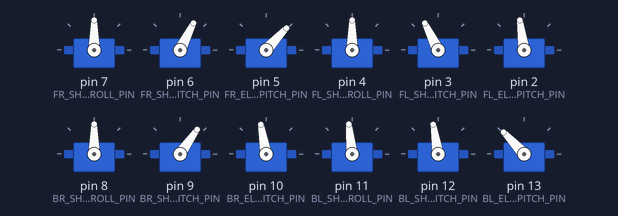
Bench run of a sketch on a simulated Arduino Uno, built with avr-gcc and run on an emulated ATmega328P. Shown: 12 × servo.

Above: at 2.05 s.
At 2.75 s:
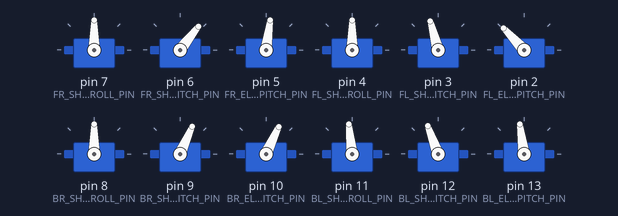
Timing chart, 0 to 5.0 s (numbered marks = the images above):
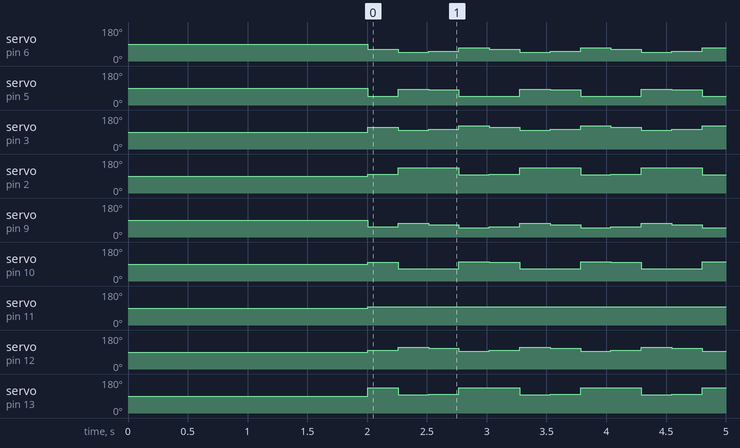

The sketch:

dog.ino
```cpp
#include "Quadruped.h"

Quadruped* quadruped;

void setup() {
  Serial.begin(9600);
  quadruped = new Quadruped();
}

void loop() {
  quadruped->walk();
}
```

Constants.h
```cpp
#ifndef CONSTANTS_H
#define CONSTANTS_H

const int FR_SHOULDER_ROLL_PIN = 7;
const int FR_SHOULDER_PITCH_PIN = 6;
const int FR_ELBOW_PITCH_PIN = 5;

const int FL_SHOULDER_ROLL_PIN = 4;
const int FL_SHOULDER_PITCH_PIN = 3;
const int FL_ELBOW_PITCH_PIN = 2;

const int BR_SHOULDER_ROLL_PIN = 8;
const int BR_SHOULDER_PITCH_PIN = 9;
const int BR_ELBOW_PITCH_PIN = 10;

const int BL_SHOULDER_ROLL_PIN = 11;
const int BL_SHOULDER_PITCH_PIN = 12;
const int BL_ELBOW_PITCH_PIN = 13;

const double UPPER_LEG = 60;
const double LOWER_LEG = 60;

#endif
```

Gait.cpp
```cpp
#include "Gait.h"

Gait::Gait(int motion) {
  set_gait(motion);
}

void Gait::set_gait(int motion) {
  switch (motion) {
    case FORWARD:
      for (int i = 0; i < 4; i++) {
        gait_1[i] = FORWARD_1[i];
        gait_2[i] = FORWARD_2[i];
      }
      break;
    case BACKWARD:
      for (int i = 0; i < 4; i++) {
        gait_1[i] = BACKWARD_1[i];
        gait_2[i] = BACKWARD_2[i];
      }
      break;
    case RIGHT:
      for (int i = 0; i < 4; i++) {
        gait_1[i] = RIGHT_1[i];
        gait_2[i] = RIGHT_2[i];
      }
      break;
    case LEFT:
      for (int i = 0; i < 4; i++) {
        gait_1[i] = LEFT_1[i];
        gait_2[i] = LEFT_2[i];
      }
      break;
  }
}
```

Gait.h
```cpp
#ifndef GAIT_H_
#define GAIT_H_

#include "Point.h"

const Point FORWARD_1[4]= {Point(0, 110, 0), Point(0, 90, 0), Point(10, 90, 0), Point(10, 110, 0)};
const Point FORWARD_2[4]= {Point(10, 90, 0), Point(10, 110, 0), Point(0, 110, 0), Point(0, 90, 0)};

const Point BACKWARD_1[4]= {Point(0, 95, 0), Point(0, 75, 0), Point(-20, 75, 0), Point(-20, 95, 0)};
const Point BACKWARD_2[4]= {Point(-20, 75, 0), Point(-20, 95, 0), Point(0, 95, 0), Point(0, 75, 0)};

const Point RIGHT_1[4]= {Point(0, 95, 0), Point(0, 75, 0), Point(0, 75, 20), Point(0, 95, 20)};
const Point RIGHT_2[4]= {Point(0, 75, -20), Point(0, 95, -20), Point(0, 95, 0), Point(0, 75, 0)};

const Point LEFT_1[4]= {Point(0, 95, 0), Point(0, 75, 0), Point(20, 75, 0), Point(20, 95, 0)};
const Point LEFT_2[4]= {Point(20, 75, 0), Point(20, 95, 0), Point(0, 95, 0), Point(0, 75, 0)};

class Gait {
  public:
    Gait(int motion);
    Point gait_1[4];
    Point gait_2[4];
    void set_gait(int motion);
};

enum motion {
  FORWARD,
  BACKWARD,
  LEFT,
  RIGHT
};

#endif
```

Leg.cpp
```cpp
#include "Leg.h"
#include <math.h>

#define DELAY 500

double to_degrees(double radians) {
  return radians * (180.0 / M_PI);
}

Leg::Leg(int shoulder_roll, int shoulder_pitch, int elbow_pitch) {
  this->shoulder_roll.attach(shoulder_roll);
  this->shoulder_pitch.attach(shoulder_pitch);
  this->elbow_pitch.attach(elbow_pitch);

  this->shoulder_roll.write(90);
  this->shoulder_pitch.write(90);
  this->elbow_pitch.write(90);
  delay(DELAY);
}

void Leg::set_inverted(bool inverted) {
  this->inverted = inverted;
}

void Leg::set_offsets(int shoulder_roll, int shoulder_pitch, int elbow_pitch) {
  this->shoulder_roll_offset = shoulder_roll;
  this->shoulder_pitch_offset = shoulder_pitch;
  this->elbow_pitch_offset = elbow_pitch;
}

void Leg::set_position(Point setpoint) {
  double hypot = sqrt(pow(setpoint.get_x(),2) + pow(setpoint.get_y(), 2));
  double phi = acos((pow(hypot, 2) - pow(UPPER_LEG, 2) - pow(LOWER_LEG, 2)) / (-2 * UPPER_LEG * LOWER_LEG));
  double theta = asin((LOWER_LEG * sin(phi)) / hypot) - atan2(setpoint.get_x(), setpoint.get_y());
  double gamma = atan2(setpoint.get_z(), setpoint.get_y());

  if (!inverted) {
    elbow_pitch.write(int(round(to_degrees(M_PI - phi))) + elbow_pitch_offset);
    shoulder_pitch.write(int(round(to_degrees((M_PI / 2) - theta))) + shoulder_pitch_offset);
    shoulder_roll.write(int(round(to_degrees((M_PI / 2) - gamma) + shoulder_roll_offset)));
  } else {
    elbow_pitch.write(int(round(to_degrees(phi))) + elbow_pitch_offset);
    shoulder_pitch.write(int(round(to_degrees((M_PI / 2) + theta))) + shoulder_pitch_offset);
    shoulder_roll.write(int(round(to_degrees((M_PI / 2) + gamma) + shoulder_roll_offset)));
  }

}
```

Leg.h
```cpp
#ifndef LEG_H_
#define LEG_H_

#include <Arduino.h>
#include <Servo.h>
#include "Constants.h"
#include "Point.h"

class Leg {
  public:
    Leg(int shoulder_roll, int shoulder_pitch, int elbow_pitch);
    void set_position(Point setpoint);
    void set_inverted(bool inverted = false);
    void set_offsets(int shoulder_roll = 0, int shoulder_pitch = 0, int elbow_pitch = 0);
    Servo shoulder_roll;
    Servo shoulder_pitch;
    Servo elbow_pitch;

  private:
    bool inverted = false;
    int shoulder_roll_offset = 0;
    int shoulder_pitch_offset = 0;
    int elbow_pitch_offset = 0;
};

#endif
```

Point.cpp
```cpp
#include "Point.h"

using namespace std;

Point::Point(double x, double y, double z) : x(x), y(y), z(z)
{}

double Point::get_x() const {
	return x;
}

double Point::get_y() const {
	return y;
}

double Point::get_z() const {
  return z;
}
```

Point.h
```cpp
#ifndef POINT_H_
#define POINT_H_

class Point {
  public:
    Point(const double x = 0, const double y = 95, const double z = 0);
    double get_x() const;
    double get_y() const;
    double get_z() const;

  private:
    double x;
    double y;
    double z;
};

#endif
```

Quadruped.cpp
```cpp
#include "Quadruped.h"

Quadruped::Quadruped() {
  front_right = new Leg(FR_SHOULDER_ROLL_PIN, FR_SHOULDER_PITCH_PIN, FR_ELBOW_PITCH_PIN);
  front_left = new Leg(FL_SHOULDER_ROLL_PIN, FL_SHOULDER_PITCH_PIN, FL_ELBOW_PITCH_PIN);
  back_right = new Leg(BR_SHOULDER_ROLL_PIN, BR_SHOULDER_PITCH_PIN, BR_ELBOW_PITCH_PIN);
  back_left = new Leg(BL_SHOULDER_ROLL_PIN, BL_SHOULDER_PITCH_PIN, BL_ELBOW_PITCH_PIN);

  front_left->set_inverted(true);
  back_left->set_inverted(true);

  front_right->set_offsets(0, -3, 0);
  front_left->set_offsets(0, -9, 0);
  back_right->set_offsets(0, 0, 18);
  back_left->set_offsets(6, -15, 0);


  gait = new Gait(FORWARD);
}

void Quadruped::walk() {
  for(int i = 0; i < 4; i++) {
    front_right->set_position(gait->gait_1[i]);
    front_left->set_position(gait->gait_2[i]);
    back_right->set_position(gait->gait_2[i]);
    back_left->set_position(gait->gait_1[i]);
    delay(250);
  }
}
```

Quadruped.h
```cpp
#ifndef QUADRUPED_H_
#define QUADRUPED_H_

#include <Arduino.h>
#include <Servo.h>
#include "Gait.h"
#include "Leg.h"

class Quadruped {
  public:
    Quadruped();
    Gait* gait;
    void walk();

  private:
    Leg* front_right;
    Leg* front_left;
    Leg* back_right;
    Leg* back_left;
};

#endif
```

Measured:
- by itself, servo on pin 6 (FR_SHOULDER_PITCH_PIN): repeats every 1.0 s: 46° 0.25 s, 52° 0.25 s, 69° 0.25 s, 63° 0.25 s
- by itself, servo on pin 5 (FR_ELBOW_PITCH_PIN): repeats every 1.0 s: 83° 0.25 s, 82° 0.25 s, 46° 0.25 s, 47° 0.25 s
- by itself, servo on pin 3 (FL_SHOULDER_PITCH_PIN): repeats every 1.0 s: 99° 0.25 s, 105° 0.25 s, 122° 0.25 s, 116° 0.25 s
- by itself, servo on pin 2 (FL_ELBOW_PITCH_PIN): repeats every 1.0 s: 134° 0.25 s, 133° 0.25 s, 97° 0.25 s, 98° 0.25 s
- by itself, servo on pin 9 (BR_SHOULDER_PITCH_PIN): repeats every 1.0 s: 72° 0.25 s, 66° 0.25 s, 49° 0.25 s, 55° 0.25 s
- by itself, servo on pin 10 (BR_ELBOW_PITCH_PIN): repeats every 1.0 s: 64° 0.25 s, 65° 0.25 s, 101° 0.25 s, 100° 0.25 s
- by itself, servo on pin 11 (BL_SHOULDER_ROLL_PIN): 90° → 96° at 2.0 s
- by itself, servo on pin 12 (BL_SHOULDER_PITCH_PIN): repeats every 1.0 s: 116° 0.25 s, 110° 0.25 s, 93° 0.25 s, 99° 0.25 s
